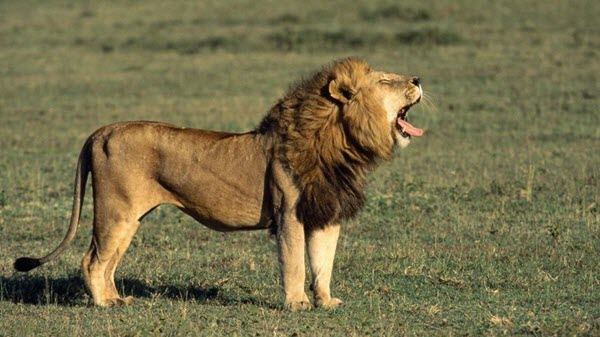
#> input picture Data/lion.jpg, 600 x 337 px, found by its file name
$ jupyter execute --allow-errors Computational_Thinking.ipynb   (shell and % lines are left out)
#> lines starting #> are read from the running program, lines starting #| are printed output that depends on the picture
---

**Load essential libraries**

---

[cell 1]
import pandas as pd
import numpy as np
import os
import sys
import datetime

from scipy import linalg

import matplotlib.pyplot as plt
import matplotlib.cm as cm
plt.style.use('seaborn-whitegrid')

from PIL import Image

from sklearn.preprocessing import StandardScaler, RobustScaler
from sklearn.datasets import make_blobs

from scipy.sparse import random
from scipy import stats

---

**The following code cell mounts the Google Drive folder for accessing data etc.**

---

[cell 2]
import os

# Specify your local data directory path
DATA_DIR = 'D:/ME/Colab Notebooks/Data/'

# Now you can use the DATA_DIR variable to access your data directory

**Data Matrix**

Patient dataset corresponding to 4 patients and 3 features:

[cell 3]
## Create patient data matrix
df_patient = pd.DataFrame({'HR' : [76, 74, 72, 78],
                           'BP' : [126, 120, 118, 136],
                           'Temp': [38, 38, 37.5, 37]})

print(df_patient)
#df_patient.shape
#df_patient.head()
print('----------')
X = np.array(df_patient)
print(X)

**Vectors from the data matrix**

1st feature vector (heart rate) for all patients:
$$x_1 = \begin{bmatrix}76\\74\\72\\78\end{bmatrix}$$

1st patient vector for all features:
$$x^{(1)} = \begin{bmatrix}76\\126\\38\end{bmatrix}$$

[cell 4]
# Vector for 1st feature (HR)
x_1 = X[:, 0]
print(x_1)

# Vector for 2nd feature (BP)
x_2 = X[:, 1]
print(x_2)

# Vector for 1st patient
x1 = X[0, :]
print(x1)

# Vector for 2nd patient
x2 = X[1, :]
print(x2)

# Vector for 2nd patient but only 1st and 2nd features
#x2 = X[1, 0:2]
#print(x2)

---

**Components of a vector and matrix**

The components of a vector $x$ are denoted as $x_1,x_2,\ldots.$

The component in the $i$th row and $j$th column of a matrix is $X$ is represented as $X_{ij}.$

2nd patient, 1st feature (heart rate) value is $x^{(2)}_1.$

1st feature (heart rate), 2nd patient value is $\left(x_1\right)_2.$

---

[cell 5]
# 2nd patient vector
x2 = X[1, :]

# 1st feature (heart rate) vector
x1 = X[:, 0]

# 2nd patient, 1st feature (heart rate) value
print(x2[0])

# Directly from the data matrix
print(X[1, 0])

---

**The following user-defined function will be used for component-plotting vectors**

---

[cell 6]
def plotveccomp(x, name = ' ', color = 'black', marker = '*', axis = None):
  ax = axis
  component_index = range(0, len(x))
  ax.plot(component_index, x, color = color, marker = marker)
  ax.plot(component_index, [np.mean(x)]*len(x), linewidth = 1, linestyle = 'dashed', color ='blue')
  ax.plot(component_index, [np.mean(x) - np.std(x)]*len(x), linewidth = 1, linestyle = 'dashed', color ='red')
  ax.plot(component_index, [np.mean(x) + np.std(x)]*len(x), linewidth = 1, linestyle = 'dashed', color ='red')
  ax.set_xlabel('Index')
  ax.set_ylabel('Value')
  ax.set_title('Component plot of '+name)

---

**Read hourly temperature data**

---

[cell 7]
## Read hourly temperature data for multiple cities
FILE = DATA_DIR + 'temperature.csv'
#> (the rest of this cell did not finish here and is left out)

#> (a cell that did not finish here is left out)

---

**Extract daily temperature vector for San Francisco**

---

#> (a cell that did not finish here is left out)

[cell 10]
# Convert date strings to datetime objects
date1_str = '2012-10-02'
date2_str = '2012-12-02'
date1 = pd.to_datetime(date1_str).date()
date2 = pd.to_datetime(date2_str).date()

# Temperature vector for San Francisco for 2012-10-02
#> (the rest of this cell did not finish here and is left out)

---

**Load an image as a vector**

---

[cell 11]
# Specify the image file path
FILENAME = 'D:/ME/Colab Notebooks/Data/lion.jpg'
# Read image
img = Image.open(FILENAME)
#> img is the input picture: PIL image 600x337 RGB; mean R, G, B 118.3, 110.8, 74.7
X = np.array(img)
print(X.shape)
#| (337, 600, 3)

[cell 12]
## Read image
FILENAME = DATA_DIR + 'lion.jpg'
# os.chdir(DIR)
# Read image
img = Image.open(FILENAME)
# Convert image to gray scale
imggray = img.convert('L')
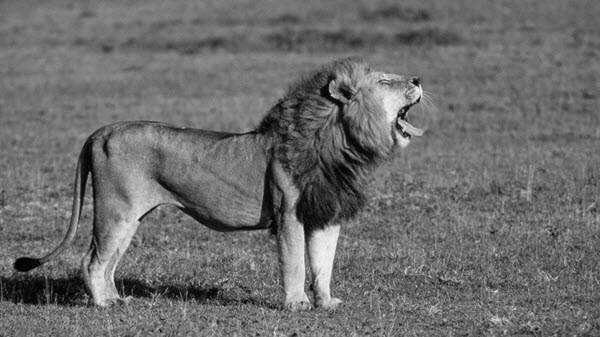
#> imggray: PIL image 600x337 L; min 0, max 249, mean 108.9
# Plot the image
plt.figure(figsize=(9, 6))
plt.imshow(imggray);
# Convert image into a 2D numpy array (a.k.a. a matrix)
X = np.array(imggray)
print(X.shape)
#| (337, 600)
# Convert image matrix into a vector
x = X.flatten()
print(x.shape)
#| (202200,)

---

**Wikipedia articles as vectors**

---

[cell 13]
## Install the wikipedia package
#!pip install wikipedia

# Load the Wikipedia package
import wikipedia as wiki

---

**Extract Wikipedia content for 3 topics: Jungle Book, Harry Potter, Tarzan**

---

#> (a cell that did not finish here is left out)

#> (a cell that did not finish here is left out)

---

**Import text-to-vector vectorizers**

---

[cell 16]
## Import text-to-vector vectorizers
from sklearn.feature_extraction.text import CountVectorizer, TfidfVectorizer

---

**Vectorize the articles**

---

[cell 17]
# Create a vectorizer object
cv = CountVectorizer()
tfidfv = TfidfVectorizer()
#> (the rest of this cell did not finish here and is left out)

---

**Some commonly used vectors**

<p class="fragment roll-in">$$\underbrace{\begin{bmatrix}0\\0\\0\end{bmatrix}}_{\pmb{0}:\,\text{Zero vector}}\quad\underbrace{\begin{bmatrix}0\\0\\0\\0\\0\end{bmatrix}}_{\pmb{0}:\,\text{Zero vector}}\quad \underbrace{\begin{bmatrix}1\\0\\0\end{bmatrix}}_{e_1:\,\text{Unit vector}}\quad \underbrace{\begin{bmatrix}0\\1\\0\\0\end{bmatrix}}_{e_2:\,\text{Unit vector}}\quad \underbrace{\begin{bmatrix}1\\1\\1\\\vdots\\1\\1\end{bmatrix}}_{\pmb{1}:\,\text{ones vector}}$$</p>

---

---

**Addition and subtraction of vectors, scalar multiplication (apply operation componentwise)**

---

[cell 18]
# Assuming you have a matrix X with patient data, and you want to extract specific rows/columns
# For demonstration purposes, let's assume X has shape (num_patients, num_features)
X = np.array([[1.0, 2.0, 3.0],
              [0.5, 1.5, 2.5],
              [0.1, 0.2, 0.3]])  # Example patient data

# Example data for x1, x2, and x_2
x1 = np.array([1, 2, 3])
x2 = np.array([0.5, 1.5, 2.5])
x_2 = np.array([120, 150, 180])

# Vector addition and scalar multiplication
vector_sum = x1 + x2
vector_diff = x1 - x2
celsius_temps = (9/5) * x_2 + 32
minute_conversion = (1/60) * x_2

# Third patient vector (x3 extracted from matrix X)
x3 = X[2, :]

# Average patient vector
average_patient = (1/3) * (x1 + x2 + x3)

# Print results
print("Vector Addition Result:")
print(vector_sum)
print("Vector Subtraction Result:")
print(vector_diff)
print("Celsius to Fahrenheit Conversion:")
print(celsius_temps)
print("Minute to Hour Conversion:")
print(minute_conversion)
print("Average Patient Vector:")
print(average_patient)

---

**Dot Product of Vectors**

A scalar resulting from an elementwise multiplication and addition: $$a{\color{cyan}\cdot}b = {\color{red}{a_1b_1}}+{\color{green}{a_2b_2}}+\cdots+{\color{magenta}{a_nb_n}}$$

The <font color="cyan">dot</font> ${\color{cyan}\cdot}$ represents the computation of the dot product.

---

[cell 19]
# Unit vectors
e_1 = np.array([1, 0, 0, 0])
e_3 = np.array([0, 0, 1, 0])

# Ones vector
o = np.array([1, 1, 1, 1])

# Vector for 1st feature (heart rate)
x_1 = np.array([284.63, 284.629041, 284.626998, 284.624955])

# Vector for 3rd feature (heart rate)
x_3 = np.array([0.5, 0.6, 0.7, 0.8])

# Get 1st component of vector (heart rate for 1st patient)
print(x_1[0])
print(np.dot(x_1, e_1))
print(np.dot(e_1, x_1))

# Get 3rd component of vector (heart rate for 3rd patient)
print(np.dot(x_3, e_3))

# Get sum of 1st feature values (heart rate) for all patients
print(np.sum(x_1))
print(np.dot(x_1, o))

# Average of 1st feature values (heart rate)
print((1/len(x_1)) * np.dot(x_1, o))
print(np.mean(x_1))

---

**Hadamard product**

---

[cell 20]
a = np.array([1/60, 1e-3, 1])
print(x1)
print(a)
print(x1*a)

---

**Norm of a vector**

A scalar representing how <font color="cyan">big a vector is in a geometric sense</font>:$$\lVert a\rVert =\sqrt{a_1^2+a_2^2+\cdots+a_n^2} = \sqrt{a\cdot a}$$
<p class="fragment">The <font color="cyan">symbol</font> ${\color{cyan}{\lVert\,\lVert}}$ represents the norm of a vector</p>

---

[cell 21]
# Norm of the 1st feature (heart rate) vector
print(np.sqrt(np.dot(x_1, x_1)))
print(np.linalg.norm(x_1))

---

**Average and Root Mean Square (RMS) value of a vector**

<font color="green">Average</font> is a scalar representing the <font color="green">central value</font> around which the components of the vector are distributed: $${\color{green}{\text{avg}(a)}}=\frac{a_1+a_2+\cdots+a_n}{n}.$$
<p class="fragment">The <font color = "green">average value</font> of the vector $\begin{bmatrix}1\\-1\\-1\\1\end{bmatrix}$ is ${\color{green}0}$.</p>

<font color = "cyan">RMS</font> value is a scalar representing the <font color="cyan">typical absolute value</font> of an element of the vector: $$\text{rms}(a)=\sqrt{\frac{a_1^2+a_2^2+\cdots+a_n^2}{n}} = \frac{\lVert a\rVert}{\sqrt{n}}$$
<p class="fragment">The <font color = "cyan">rms value</font> of the vector $\begin{bmatrix}1\\-1\\-1\\1\end{bmatrix}$ is ${\color{cyan}1}$.</p>

---

[cell 22]
# RMS value of the 1st feature (heart rate) vector
print(np.linalg.norm(x_1)/np.sqrt(len(x_1)))

# Compare with the average of the 1st feature (heart rate) vector
print(np.mean(x_1))

---

**Deviation from the average**

The vector $a-\text{avg}(a)\mathbf{1}$ is called the *de-meaned* or *mean centered* version of $a.$

---

[cell 23]
# Calculate the mean centered heart rate vector
x_1m = x_1 - np.mean(x_1)
print(x_1m)

---

**Standard devitation of a vector**

A measure of how much the <font color="cyan">elements of a vector typically deviate from their average value</font>
<p class="fragment">$$\text{std}(x) = \sqrt{\frac{\left[x_1-\text{avg}(x)\right]^2+\cdots+\left[x_n-\text{avg}(x)\right]^2}{n}} = \frac{1}{\sqrt{n}}\sqrt{(x-\text{avg}(x)\mathbf{1})\cdot(x-\text{avg}(x)\mathbf{1})}$$</p>
<ul>
<li class="fragment roll-in">It can be shown that standard deviation of a vector $x$ is the RMS value of the <font color ="magenta">mean centered</font> vector ${\color{magenta}{x-\text{avg}(x)\pmb{1}}}$ represented as ${\color{magenta}{x_m}}$</li>
<li class="fragment roll-in">Standard deviation of a vector is small when its entries are nearly the same</li>
<li class="fragment roll-in">For any vector $x$, ${\color{red}{\text{rms}(x)^2}} = {\color{green}{\text{avg}(x)^2}}+{\color{yellow}{\text{std}(x)^2}}$</li>
</ul>

---

[cell 24]
# Standard deviation of the 1st feature (heart rate) vector
np.std(x_1)

[cell 25]
# Set option to print the entire dataframe
pd.set_option('display.max_rows', None, 'display.max_columns', None)

---

**Simulate heart rate and blood pressure for 100 patients**

---

[cell 26]
## Simulate a patient dataset
#np.random.seed(100)
nsamples = 100
df = pd.DataFrame({'Heart Rate (BPM)' : np.round(np.random.normal(74, 4, nsamples)),
                   'Blood Pressure (mm Hg)' : np.round(np.random.normal(126, 8, nsamples))})
print(df)

[cell 27]
fig, ax = plt.subplots(1, 1, figsize = (10, 6))
fig.tight_layout(pad = 4.0)
binwidth = 2.0
a = df['Heart Rate (BPM)']
ax.hist(a, bins = np.arange(np.min(a), np.max(a) + binwidth, binwidth))
ax.set_xlabel('Heart Rate', fontsize = 14)
ax.set_ylabel('Count', fontsize = 14)
ax.set_xticks(np.arange(np.min(a), np.max(a) + binwidth, binwidth));
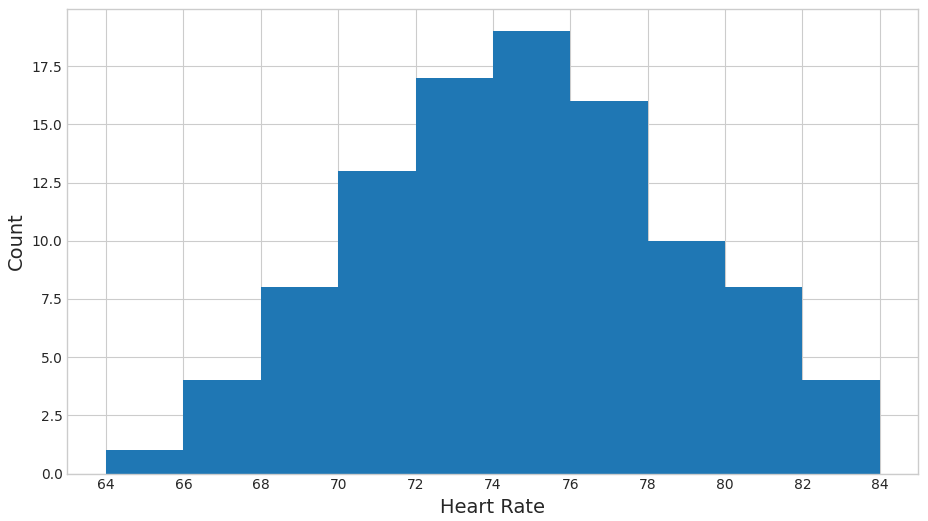
#> figure drawn by matplotlib, 1 panel; tallest bar 19 high, from x = 74 to 76

[cell 28]
fig, ax = plt.subplots(1, 1, figsize = (10, 6))
fig.tight_layout(pad = 4.0)
binwidth = 2.0
b = df['Blood Pressure (mm Hg)']
ax.hist(b, bins = np.arange(np.min(b), np.max(b) + binwidth, binwidth))
ax.set_xlabel('Blood Pressure (mm Hg)', fontsize = 14)
ax.set_ylabel('Count', fontsize = 14)
ax.set_xticks(np.arange(np.min(b), np.max(b) + binwidth, binwidth));
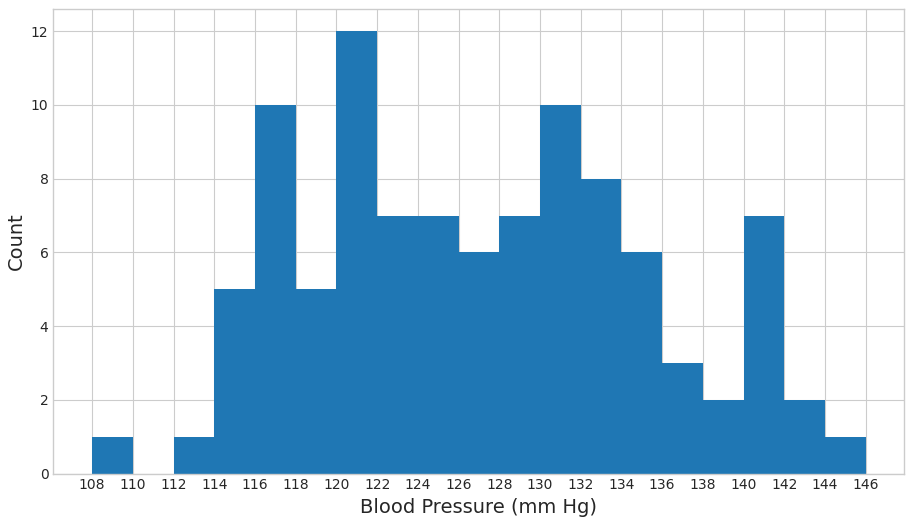
#> figure drawn by matplotlib, 1 panel; tallest bar 12 high, from x = 120 to 122

[cell 29]
# How are the heart rate and blood pressure values related?
# Scatter plot between heart rate (BPM) and blood pressure (mm Hg)
a = df['Heart Rate (BPM)']
#print(type(a.values))
b = df['Blood Pressure (mm Hg)']
fig, ax = plt.subplots(1)
ax.scatter(a, b, marker = 'o', color = 'blue')
ax.set_xlabel('Heart Rate (BPM)')
ax.set_ylabel('Blood Pressure (mm Hg')
ax.set_title('Heart Rate vs. Blood Pressure')
#ax.set_xlim([0, np.max(a)])
#ax.set_ylim([0, np.max(b)])
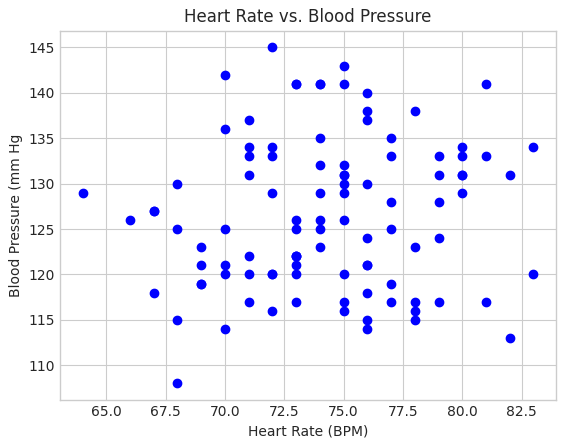
#> figure drawn by matplotlib, 1 panel

---

**Standardizing the tempreature values**

---

#> (a cell that did not finish here is left out)

---

**Standardizing the heart rate values**

---

[cell 31]
sc = StandardScaler()
#print(a)
#print((a-np.mean(a))/np.std(a)) # standardized heart rate values
#print(sc.fit(df)) # Standardizing all the columns in one shot
print(sc.fit_transform(df)) # We construct the standardization model using the train set df
# Test dataframe
nsamples = 2
df_test = pd.DataFrame({'Heart Rate (BPM)' : np.round(np.random.normal(74, 4, nsamples)),
                        'Blood Pressure (mm Hg)' : np.round(np.random.normal(126, 8, nsamples))})
print(df_test)
sc.transform(df_test) # Applying the standardization model to the test set df_test

[cell 32]
rsc = RobustScaler()
#print(a)
#print((a-np.mean(a))/np.std(a)) # standardized heart rate values
#print(sc.fit(df)) # Standardizing all the columns in one shot
print(rsc.fit_transform(df)) # We construct the standardization model using the train set df
# Test dataframe
nsamples = 2
df_test = pd.DataFrame({'Heart Rate (BPM)' : np.round(np.random.normal(74, 4, nsamples)),
                        'Blood Pressure (mm Hg)' : np.round(np.random.normal(126, 8, nsamples))})
print(df_test)
rsc.transform(df_test) # Applying the standardization model to the test set df_test

[cell 33]
## Standardize the HR

# Mechanical way
sdev = lambda x: np.linalg.norm(x-np.mean(x)) / np.sqrt(len(x)-1)

# Using scalers
sc = StandardScaler()
rsc = RobustScaler()

df_new = pd.DataFrame({'HR' : a,
                       'HRSD' : (a-np.mean(a)) / np.std(a),
                       'HRSD1' : (a-np.mean(a)) / sdev(a),
                       'HRSS' : sc.fit_transform(a.values.reshape(-1, 1)).flatten(),
                       'HRRS' : rsc.fit_transform(a.values.reshape(-1, 1)).flatten()})
df_new.head()

---

**Add meaned-centred heart rate and blood pressure values to the dataframe**

---

[cell 34]
## Add meaned-centred features to the dataframe
df['Mean-centred Heart Rate (BPM)'] = a - np.mean(a)
df['Mean-centred Blood Pressure (mm Hg)'] = b - np.mean(b)
print(df)

---

**How are the mean-centred heart rate and blood pressure values related?**

---

[cell 35]
## Scatter plot between meaned-centred heart rate (BPM) and meaned-centred blood pressure (mm Hg)
a_mc = df['Mean-centred Heart Rate (BPM)']
b_mc = df['Mean-centred Blood Pressure (mm Hg)']
fig, ax = plt.subplots(1)
ax.scatter(a_mc, b_mc, marker = '*', color = 'red')
ax.set_xlabel('Mean-centred Heart Rate (BPM)')
ax.set_ylabel('Mean-centred Blood Pressure (mm Hg')
ax.set_title('Mean Centred Plot of Heart Rate vs. Blood Pressure')
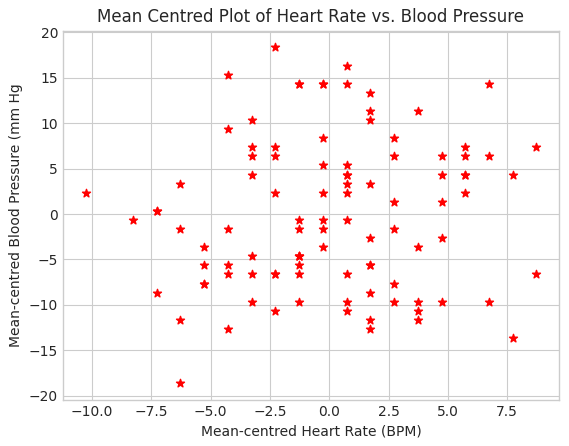
#> figure drawn by matplotlib, 1 panel

[cell 36]
## Scatter plot both versions
fig, ax = plt.subplots(1)
ax.scatter(a, b, marker = 'o', color = 'blue')
ax.scatter(a_mc, b_mc, marker = '*', color = 'red')
ax.set_xlabel('Heart Rate (BPM)')
ax.set_ylabel('Blood Pressure (mm Hg')
ax.set_title('Heart Rate vs. Blood Pressure')
plt.axvline(0)
plt.axhline(0)
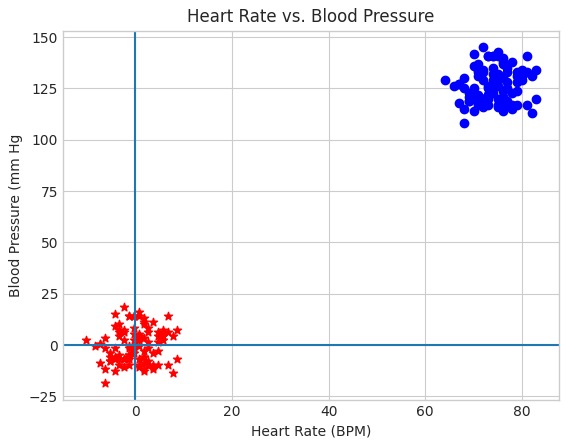
#> figure drawn by matplotlib, 1 panel

---

**Add standardized heart rate and blood pressure values to the dataframe**

---

[cell 37]
# Add standardize features to the dataframe
df['Standardize Heart Rate'] = (a - np.mean(a)) / np.std(a)
df['Standardized Blood Pressure'] = (b - np.mean(b)) / np.std(b)
print(df)

[cell 38]
name = 'Heart Rate (BPM)'
' '.join(name.split()[0:2]) + ' Vector'

[cell 39]
fig, (ax1, ax2, ax3) = plt.subplots(1, 3, figsize = (16, 6))
fig.tight_layout(pad = 4.0)
plotveccomp(a, 'Heart Rate (BPM)', 'black', '*', ax1)
plotveccomp(a-np.mean(a), 'Mean-centred Heart Rate (BPM)', 'black', '*', ax2)
plotveccomp((a - np.mean(a))/np.std(a), 'Standardized Heart Rate (No Units)', 'black', '*', ax3)
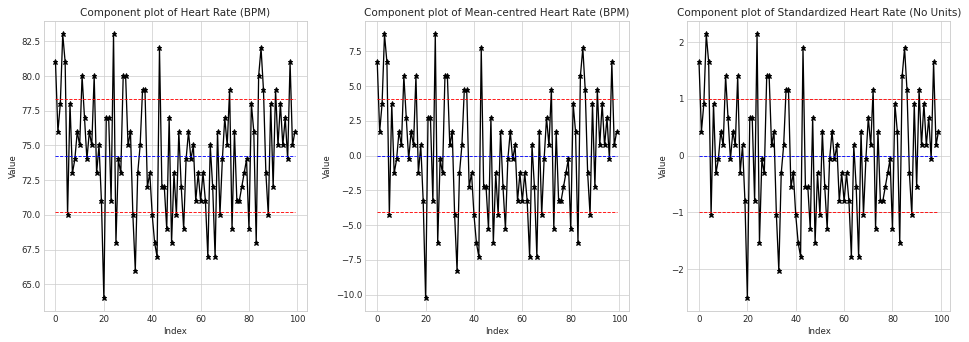
#> figure drawn by matplotlib, 3 panels; panel 1: curve peaks at x = 3, y = 83; panel 2: curve peaks at x = 3, y = 8.73; panel 3: curve peaks at x = 3, y = 2.14

---

**Cauchy-Schwarz inequality**

For any two $n$-vectors $a,b,$ it is always true that $$-1\leq\frac{a\cdot b}{\lVert a\rVert\lVert b\rVert}\leq 1.$$

This is used to define the cosine of the angle between the vectors $a$ and $b$ as follows:$$\cos(\angle(a,b)) = \frac{a\cdot b}{\lVert a\rVert\lVert b\rVert}.$$

---

[cell 40]
print(np.dot(a, b)) # Dot-product between the original vectors do not reveal much
print(np.dot(a, b) / (np.linalg.norm(a) * np.linalg.norm(b))) # Recall angle(a,b) acos(aT*b/(||a||*||b||))
print(np.dot(a_mc, b_mc)) # Covariance between a and b
print(np.dot(a_mc, b_mc) / (np.linalg.norm(a_mc) * np.linalg.norm(b_mc))) # Correlation coefficient

---

**The following user-defined function will be used for plotting vectors geometrically**

---

[cell 41]
def plotvector(x, name = None, axis = None):
  ax = axis or plt.gca()
  component_index = range(0,len(a))
  ax.plot(component_index, x, color = 'blue', marker = 'o')
  ax.plot(component_index, [np.mean(x)]*len(x), linewidth = 1, linestyle = 'dashed', color = 'red')
  ax.plot(component_index, [np.mean(x) - np.std(x)]*len(x), linewidth = 1, linestyle = 'dashed', color = 'green')
  ax.plot(component_index, [np.mean(x) + np.std(x)]*len(x), linewidth = 1, linestyle = 'dashed', color = 'green')
  ax.set_xticks(np.arange(0, np.max(component_index), step = 2))
  ax.set_ylabel('Return')
  ax.set_xlabel('Year #')
  ax.set_title(name)

---

**Simulate returns of four types of investment over a 10 year period**

---

[cell 42]
# Generate four return vectors
nsamples = 10
a = np.round(np.random.normal(1, 0, nsamples))
#print(a.shape)
b = np.round(np.random.normal(2, 4, nsamples))
c = np.round(np.random.normal(2, 4, nsamples)) + np.random.uniform(-10, 10, nsamples)
d = np.round(np.random.normal(2, 4, nsamples)) - np.random.uniform(-3, 3, nsamples)
fig, axes = plt.subplots(2, 2, figsize = (6, 6))
ax1, ax2, ax3, ax4 = axes.flatten()
fig.tight_layout(pad = 4.0)
plotvector(a, 'Investment-A', ax1)
plotvector(b, 'Investment-B', ax2)
plotvector(c, 'Investment-C', ax3)
plotvector(d, 'Investment-d', ax4)
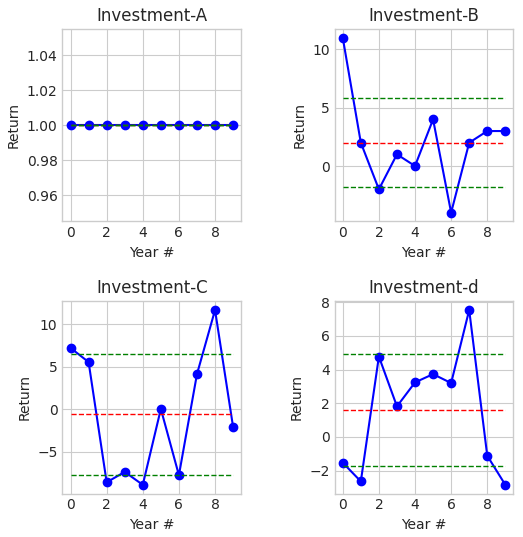
#> figure drawn by matplotlib, 4 panels; panel 2: curve peaks at x = 0, y = 11; panel 3: curve peaks at x = 8, y = 11.67; panel 4: curve peaks at x = 7, y = 7.54
#> (the rest of the program and of its run is left out)
